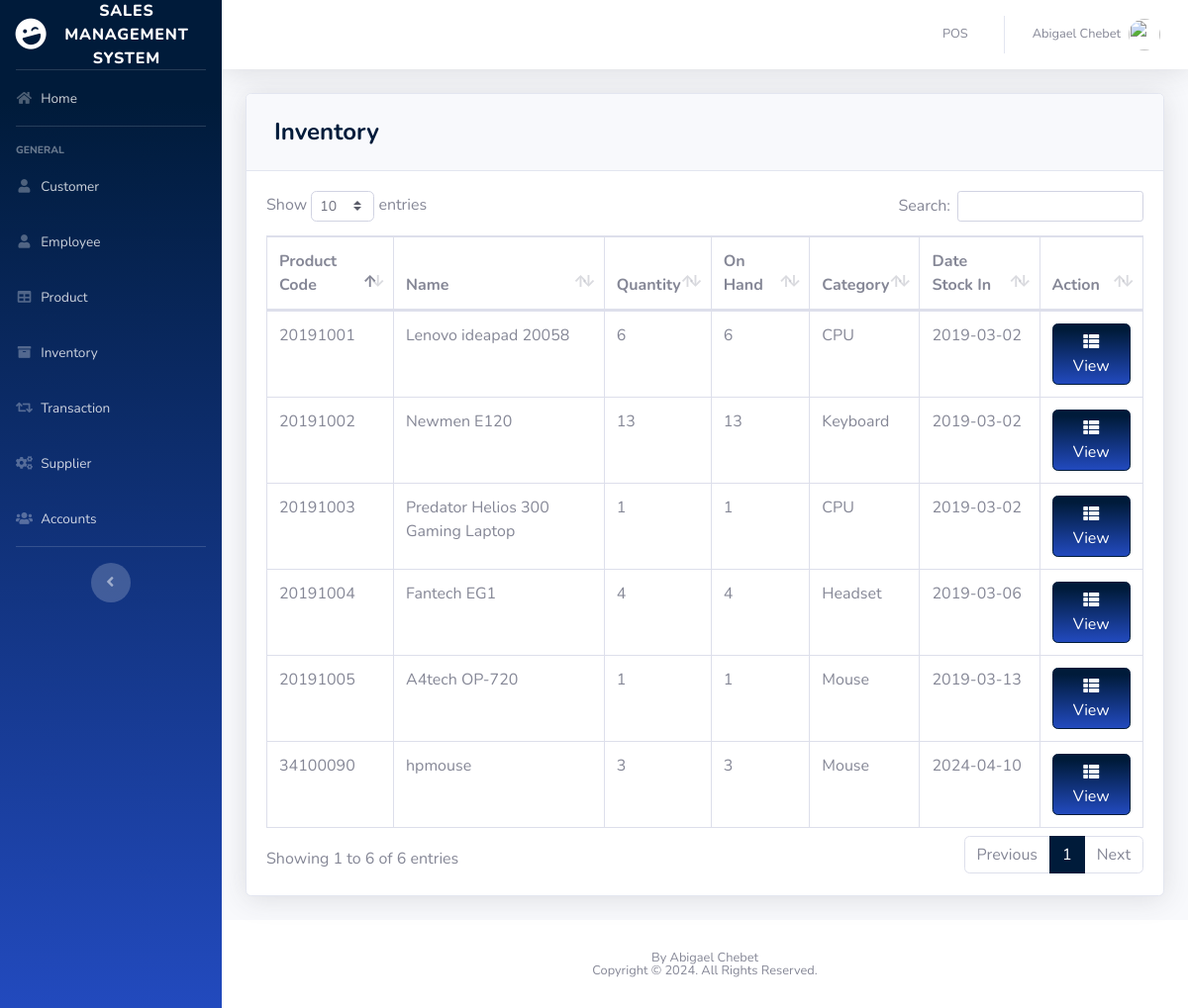
Page /pages/inventory.php (signed in) on the committed database.
### tables this page shows
CREATE TABLE `product` (
  `PRODUCT_ID` int(11) NOT NULL,
  `PRODUCT_CODE` varchar(20) NOT NULL,
  `NAME` varchar(50) DEFAULT NULL,
  `DESCRIPTION` varchar(250) NOT NULL,
  `QTY_STOCK` int(50) DEFAULT NULL,
  `ON_HAND` int(250) NOT NULL,
  `PRICE` int(50) DEFAULT NULL,
  `CATEGORY_ID` int(11) DEFAULT NULL,
  `SUPPLIER_ID` int(11) DEFAULT NULL,
  `DATE_STOCK_IN` varchar(50) NOT NULL
);

CREATE TABLE `category` (
  `CATEGORY_ID` int(11) NOT NULL,
  `CNAME` varchar(50) DEFAULT NULL
);

### pages/inventory.php (the view, shortened to what this page needs)
<?php
include'../includes/connection.php';
include'../includes/sidebar.php';
?>
            <div class="card shadow mb-4">
            <div class="card-header py-3">
              <h4 class="m-2 font-weight-bold text-primary">Inventory</h4>
            </div>
            <div class="card-body">
              <div class="table-responsive">
                <table class="table table-bordered" id="dataTable" width="100%" cellspacing="0">
               <thead>
                   <tr>
                     <th>Product Code</th>
                     <th>Name</th>
                     <th>Quantity</th>
                     <th>On Hand</th>
                     <th>Category</th>
                     <th>Date Stock In</th>
                     <th>Action</th>
                   </tr>
               </thead>
          <tbody>
<?php
    $query = 'SELECT PRODUCT_ID, PRODUCT_CODE, NAME, COUNT(`QTY_STOCK`) AS "QTY_STOCK", COUNT(`ON_HAND`) AS "ON_HAND", CNAME, DATE_STOCK_IN FROM product p join category c on p.CATEGORY_ID=c.CATEGORY_ID GROUP BY PRODUCT_CODE';
        $result = mysqli_query($db, $query) or die (mysqli_error($db));
            while ($row = mysqli_fetch_assoc($result)) {
                echo '<tr>';
                echo '<td>'. $row['PRODUCT_CODE'].'</td>';
                echo '<td>'. $row['NAME'].'</td>';
                echo '<td>'. $row['QTY_STOCK'].'</td>';
                echo '<td>'. $row['ON_HAND'].'</td>';
                echo '<td>'. $row['CNAME'].'</td>';
                echo '<td>'. $row['DATE_STOCK_IN'].'</td>';
                      echo '<td align="right">
                              <a type="button" class="btn btn-primary bg-gradient-primary" href="inv_searchfrm.php?action=edit & id='.$row['PRODUCT_CODE'] . '"><i class="fas fa-fw fa-th-list"></i> View</a>
                          </div> </td>';
                        }
?>
                        </div>
<?php
include'../includes/footer.php';
?>

### includes/sidebar.php (shortened to what this page needs)
<!DOCTYPE html>
<html lang="en">
<head>
  <link href="../vendor/fontawesome-free/css/all.min.css" rel="stylesheet" type="text/css">
  <link href="../css/sb-admin-2.min.css" rel="stylesheet">
  <link href="../vendor/datatables/dataTables.bootstrap4.min.css" rel="stylesheet">
</head>
<body id="page-top">
  <div id="wrapper">
    <ul class="navbar-nav bg-gradient-primary sidebar sidebar-dark accordion" id="accordionSidebar">
      <a class="sidebar-brand d-flex align-items-center justify-content-center" href="index.php">
        <div class="sidebar-brand-icon rotate-n-15">
          <i class="fas fa-laugh-wink"></i>
        </div>
        <div class="sidebar-brand-text mx-3">Sales Management System</div>
      </a>
      <hr class="sidebar-divider my-0">
      <li class="nav-item">
        <a class="nav-link" href="index.php">
          <i class="fas fa-fw fa-home"></i>
          <span>Home</span></a>
      </li>
      <hr class="sidebar-divider">
      <div class="sidebar-heading">
        General
      </div>
      <li class="nav-item">
        <a class="nav-link" href="customer.php">
          <i class="fas fa-fw fa-user"></i>
          <span>Customer</span></a>
      </li>
      <li class="nav-item">
        <a class="nav-link" href="employee.php">
          <i class="fas fa-fw fa-user"></i>
          <span>Employee</span></a>
      </li>
      <li class="nav-item">
        <a class="nav-link" href="product.php">
          <i class="fas fa-fw fa-table"></i>
          <span>Product</span></a>
      </li>
      <li class="nav-item">
        <a class="nav-link" href="inventory.php">
          <i class="fas fa-fw fa-archive"></i>
          <span>Inventory</span></a>
      </li>
      <li class="nav-item">
        <a class="nav-link" href="transaction.php">
          <i class="fas fa-fw fa-retweet"></i>
          <span>Transaction</span></a>
      </li>
      <li class="nav-item">
        <a class="nav-link" href="supplier.php">
          <i class="fas fa-fw fa-cogs"></i>
          <span>Supplier</span></a>
      </li>
      <li class="nav-item">
        <a class="nav-link" href="user.php">
          <i class="fas fa-fw fa-users"></i>
          <span>Accounts</span></a>
      </li>
      <hr class="sidebar-divider d-none d-md-block">
      <div class="text-center d-none d-md-inline">
        <button class="rounded-circle border-0" id="sidebarToggle"></button>
      </div>
    </ul>
    <?php include_once 'topbar.php'; ?>

### includes/topbar.php (shortened to what this page needs)
<div id="content-wrapper" class="d-flex flex-column">
  <div id="content">
    <nav class="navbar navbar-expand navbar-light bg-white topbar mb-4 static-top shadow">
      <ul class="navbar-nav ml-auto">
        <li class="nav-item dropdown no-arrow">
          <a class="nav-link" href="pos.php" role="button">
            <span class="mr-2 d-none d-lg-inline text-gray-600 small">POS</span>
          </a>
        </li>
        <li class="nav-item dropdown no-arrow">
          <a class="nav-link dropdown-toggle" href="#" id="userDropdown" role="button" data-toggle="dropdown" aria-haspopup="true" aria-expanded="false">
            <span class="mr-2 d-none d-lg-inline text-gray-600 small"><?php echo  $_SESSION['FIRST_NAME']. ' '.$_SESSION['LAST_NAME'] ;?></span>
            <img class="img-profile rounded-circle"
            <?php
              if($_SESSION['GENDER']=='Male'){
                echo 'src="https://encrypted-tbn0.gstatic.com/images?q=tbn:ANd9GcTS0rikanm-OEchWDtCAWQ_s1hQq1nOlQUeJr242AdtgqcdEgm0Dg"';
              }else{
                echo 'src="https://encrypted-tbn0.gstatic.com/images?q=tbn:ANd9GcSNngF0RFPjyGl4ybo78-XYxxeap88Nvsyj1_txm6L4eheH8ZBu"';
              }
            ?>>
          </a>
        </li>
      </ul>
    </nav>
    <div class="container-fluid">

### includes/footer.php (shortened to what this page needs)
      <footer class="sticky-footer bg-white">
        <div class="container my-auto">
          <div class="copyright text-center my-auto">
              <span>By Abigael Chebet<br></span>
              <span>Copyright © 2024. All Rights Reserved.</span>
          </div>
        </div>
      </footer>
</body>
</html>

### rows in the picture
product: PRODUCT_CODE "20191001", NAME "Lenovo ideapad 20058", QTY_STOCK "6", ON_HAND "6", CATEGORY_ID.CNAME "CPU", DATE_STOCK_IN "2019-03-02"
product: PRODUCT_CODE "20191002", NAME "Newmen E120", QTY_STOCK "13", ON_HAND "13", CATEGORY_ID.CNAME "Keyboard", DATE_STOCK_IN "2019-03-02"
product: PRODUCT_CODE "20191003", NAME "Predator Helios 300 Gaming Laptop", QTY_STOCK "1", ON_HAND "1", CATEGORY_ID.CNAME "CPU", DATE_STOCK_IN "2019-03-02"
product: PRODUCT_CODE "20191004", NAME "Fantech EG1", QTY_STOCK "4", ON_HAND "4", CATEGORY_ID.CNAME "Headset", DATE_STOCK_IN "2019-03-06"
product: PRODUCT_CODE "20191005", NAME "A4tech OP-720", QTY_STOCK "1", ON_HAND "1", CATEGORY_ID.CNAME "Mouse", DATE_STOCK_IN "2019-03-13"
product: PRODUCT_CODE "34100090", NAME "hpmouse", QTY_STOCK "3", ON_HAND "3", CATEGORY_ID.CNAME "Mouse", DATE_STOCK_IN "2024-04-10"

### other values in the picture
$_SESSION['FIRST_NAME'] "Abigael"
$_SESSION['LAST_NAME'] "Chebet"
